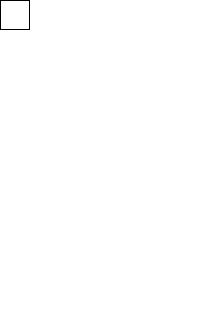
Frame 1 (no input)
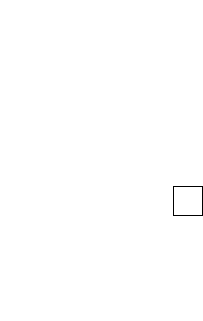
Frame 60 (the mouse pressed at the canvas centre just before this capture)
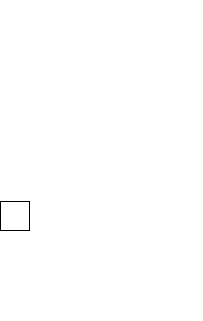
Frame 120 (the mouse held since frame 60 and released just before this capture)

The Processing sketch that drew these frames (run headless with seeded random() and noise(); from frame 60 on, the mouse is pressed at the canvas centre):

// Processing sketch: rectAroundEdges
// ── rectAroundEdges.pde
//global variables
int x, y, speed, rectSize;
int state;

void setup() {
  size(203, 321);
  x = 0;
  y = 0;
  speed = 6;
  state = 0;
  rectSize = 30;
}

void draw() {
  background(255);
  rect(x, y, rectSize-1, rectSize-1);

  if (state == 0) { //moving right
    x += speed;
    if (x > width - rectSize) {
      x = width - rectSize;  //don't ever go further right than this...
      state = 1;
    }
  }
  
  if (state == 1) { //moving down
    y += speed;
    if (y > height - rectSize) {
      y = height - rectSize;  //don't ever go further down than this...
      state = 2;
    }
  }
  
  if (state == 2) { //moving left
    x -= speed;
    if (x < 0 ) {
      x = 0;  //don't ever go further left than this...
      state = 3;
    }
  }
  
  if (state == 3) { //moving up
    y -= speed;
    if (y < 0 ) {
      y = 0;  //don't ever go further up than this...
      state = 0;
    }
  }
}
